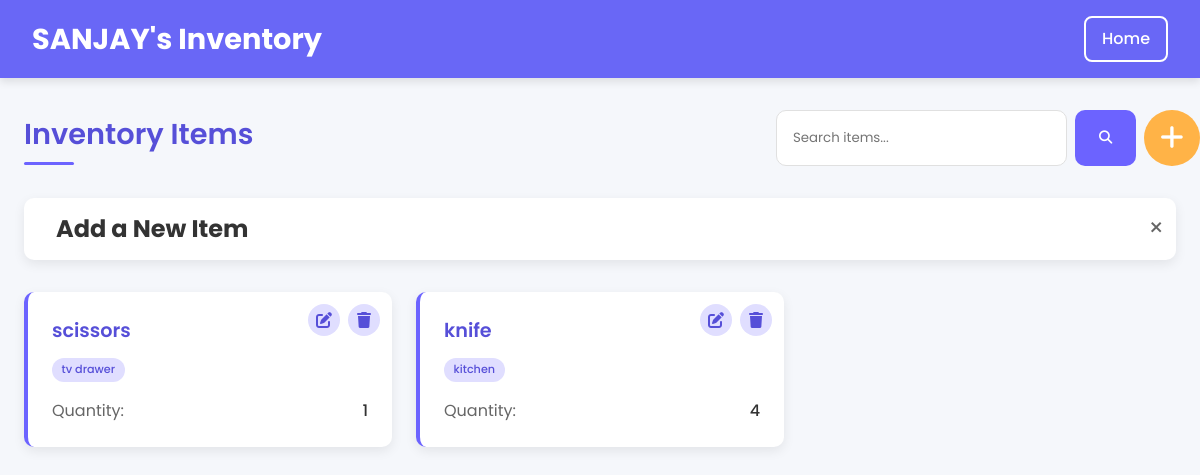
The app's page /inventory/ (signed in), older data.
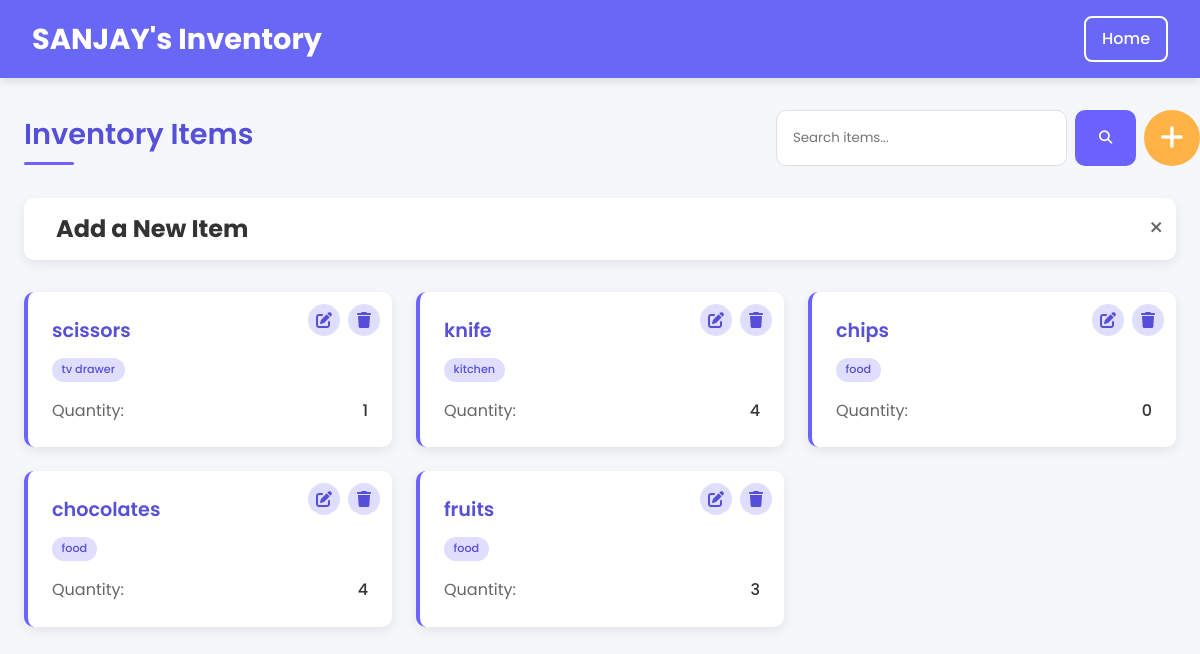
The same page, newer data.
### core/models.py (models this page shows, shortened)
class InventoryItem(models.Model):
    user = models.ForeignKey(User, on_delete=models.CASCADE)
    name = models.CharField(max_length=255)
    category = models.CharField(max_length=100)
    quantity = models.PositiveIntegerField()
    date_added = models.DateTimeField(auto_now_add=True)

### core/views.py (the view, shortened to what this page needs)
# urls.py: path('inventory/', views.inventory_dashboard, name='inventory-dashboard'),
@login_required
def inventory_dashboard(request):
    items = InventoryItem.objects.filter(user=request.user)
    form = ItemForm()
    context = {'items': items, 'form': form}
    return render(request, 'inventory.html', context)

### core/forms.py
class ItemForm(forms.ModelForm):
    class Meta:
        model = InventoryItem
        fields = ['name', 'category', 'quantity',]
        widgets = {
            'category': forms.TextInput(attrs={'placeholder': 'Enter tag or category of item (YOUR CHOICE)'})
        }

### core/templates/inventory.html (shortened to what this page needs)
<!DOCTYPE html>
<html lang="en">
<head>
  <link rel="stylesheet" href="https://cdnjs.cloudflare.com/ajax/libs/font-awesome/6.4.0/css/all.min.css"/>
</head>
<body>
  <header>
    <h1>{{ user.first_name }}'s Inventory</h1>
    <a href="{% url 'home' %}" class="home-btn">Home</a>
  </header>
  <div class="container">
    <div class="page-header">
      <h2 class="page-title">Inventory Items</h2>
      <div class="search-form">
        <input id="searchInput" type="text" placeholder="Search items..." class="search-input"/>
        <button id="searchBtn" class="search-btn"><i class="fas fa-search"></i></button>
        <button id="toggleFormBtn" class="btn-secondary" style='border-radius: 50%'>
          <h1><i class="fas fa-plus"></i></h1>
        </button>
      </div>
    </div>
    <div id="itemFormContainer">
      <button id="closeAddFormBtn" class="close-add-form" title="Close form">&times;</button>
      <h2 style="margin-bottom: 15px;">Add a New Item</h2>
    </div>
    <div id="inventoryGrid" class="inventory-grid">
      {% for item in items %}
      <div class="item-card" data-search="{{ item.name|lower }} {{ item.category|lower }}">
        <div class="item-actions">
          <button class="action-btn edit-btn"
                  data-id="{{ item.id }}"
                  data-name="{{ item.name }}"
                  data-category="{{ item.category }}"
                  data-quantity="{{ item.quantity }}"
                  title="Edit">
            <i class="fas fa-edit"></i>
          </button>
          <form method="POST" action="{% url 'item_delete' item.id %}" style="display:inline;">
            <button type="submit" class="action-btn delete-btn" title="Delete">
                <i class="fas fa-trash"></i>
            </button>
        </form>
        </div>
        <div class="item-header">{{ item.name }}</div>
        {% if item.category %}
        <div class="item-category">{{ item.category }}</div>
        {% endif %}
        <div class="item-meta">
          <div class="meta-row">
            <span class="meta-label">Quantity:</span>
            <span class="meta-value">{{ item.quantity }}</span>
          </div>
        </div>
      </div>
      {% endfor %}
    </div>
  </div>
</body>
</html>

Row changes from the older to the newer data that the page shows:
added InventoryItem: name "chips", category "food", quantity "0"
added InventoryItem: name "chocolates", category "food", quantity "4"
added InventoryItem: name "fruits", category "food", quantity "3"
